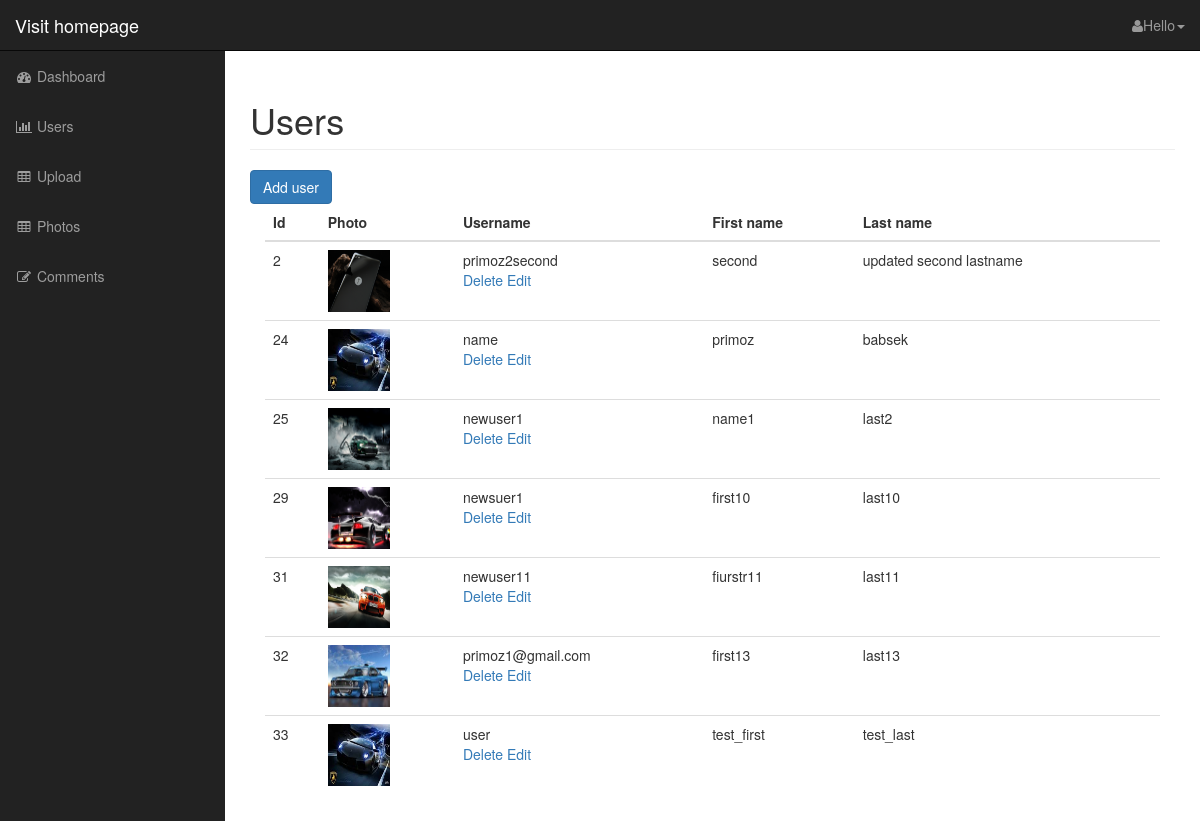
Screenshot of /admin/users.php (signed in) with the database file from the repository.
### tables this page shows
CREATE TABLE `users` (
  `id` int(11) UNSIGNED NOT NULL,
  `username` varchar(255) NOT NULL,
  `password` varchar(255) NOT NULL,
  `first_name` varchar(255) NOT NULL,
  `last_name` varchar(255) NOT NULL,
  `user_image` varchar(255) NOT NULL
);

### admin/includes/database.php (called while the page is built, shortened)
<?php
class Database {
	public $connection;
	public function open_db_connection() {
		$this->connection = new mysqli(DB_HOST, DB_USER, DB_PASS, DB_NAME);
	}
	public function query($sql) {
		$result = $this->connection->query($sql);
		return $result;
	}
}
$database = new Database;
?>

### admin/includes/db_object.php (called while the page is built, shortened)
<?php
class Db_object {
	protected static $db_table = "users";
	public static function find_all() {
		$result_set = static::find_by_query("SELECT * FROM " . static::$db_table . " ");
		return $result_set;
	}
	public static function find_by_query($sql) {
		global $database;
		$result_set = $database->query($sql);
		$the_object_array = array();
		while($row = mysqli_fetch_array($result_set)) {
			$the_object_array[] = static::instantation($row);
		}
		return $the_object_array;
	}
	protected function has_the_attribute($the_attribute) {
		$object_properties = get_object_vars($this);
		return array_key_exists($the_attribute, $object_properties);
	}
	public static function instantation($the_record) {
		$the_object = new $calling_class;
		foreach ($the_record as $the_attribute => $value) {
			if($the_object->has_the_attribute($the_attribute)) {
				$the_object->$the_attribute = $value;
			}
		}
		return $the_object;
	}
}
?>

### admin/includes/user.php (called while the page is built, shortened)
<?php
class User extends Db_object {
	public $user_image;
	public $upload_directory = "images";
	public $image_placeholder = "http://via.placeholder.com/400x400?text=Image";
	public function image_path_placeholder() {
		return empty($this->user_image) ? $this->image_placeholder : $this->upload_directory.DS.$this->user_image;
	}
}
?>

### admin/users.php (the view, shortened to what this page needs)
<?php include("includes/header.php"); ?>
<?php
$users = User::find_all();
?>
        <nav class="navbar navbar-inverse navbar-fixed-top" role="navigation">
            <?php include("includes/top_nav.php") ?>
            <?php include("includes/side_nav.php") ?>
        </nav>
        <div id="page-wrapper">
            <div class="container-fluid">
                <div class="row">
                    <div class="col-lg-12">
                        <h1 class="page-header">
                            Users
                        </h1>
                        <a href="add_user.php" class="btn btn-primary">Add user</a>
                        <div class="col-md-12">
                            <table class="table table-hover">
                                <thead>
                                    <tr>
                                        <th>Id</th>
                                        <th>Photo</th>
                                        <th>Username</th>
                                        <th>First name</th>
                                        <th>Last name</th>
                                    </tr>
                                </thead>
                                <tbody>
                                    <?php
                                        foreach($users as $user) {
                                            echo "
                                            <tr>
                                                <td>{$user->id}</td>
                                                <td>
                                                    <img src='{$user->image_path_placeholder()}' alt='' class='admin-user-thumbnail user_image'>
                                                </td>
                                                <td>{$user->username}
                                                    <div class='action_links'>
                                                        <a class='delete_link' href='delete_user.php?id={$user->id}' >Delete</a>
                                                        <a href='edit_user.php?id={$user->id}' >Edit</a>
                                                    </div>
                                                </td>
                                                <td>{$user->first_name}</td>
                                                <td>{$user->last_name}</td>
                                            </tr>";
                                        }
                                    ?>
                                </tbody>
                            </table>
                        </div>
                    </div>
                </div>
            </div>
        </div>
  <?php include("includes/footer.php"); ?>

### admin/includes/header.php (shortened to what this page needs)
<!DOCTYPE html>
<html lang="en">
<head>
    <link href="css/bootstrap.min.css" rel="stylesheet">
    <link href="css/sb-admin.css" rel="stylesheet">
    <link href="font-awesome/css/font-awesome.min.css" rel="stylesheet" type="text/css">
    <link rel="stylesheet" type="text/css" href="css/dropzone.css">
    <link rel="stylesheet" type="text/css" href="css/styles.css">
</head>
<body>
    <div id="wrapper">

### admin/includes/top_nav.php (shortened to what this page needs)
<div class="navbar-header">
    <a class="navbar-brand" href="../index.php">Visit homepage</a>
</div>
<ul class="nav navbar-right top-nav">
    <li class="dropdown">
        <a href="#" class="dropdown-toggle" data-toggle="dropdown"><i class="fa fa-user"></i>Hello<b class="caret"></b></a>
    </li>
</ul>

### admin/includes/side_nav.php
<div class="collapse navbar-collapse navbar-ex1-collapse">
    <ul class="nav navbar-nav side-nav">
        <li>
            <a href="index.php"><i class="fa fa-fw fa-dashboard"></i> Dashboard</a>
        </li>
        <li>
            <a href="users.php"><i class="fa fa-fw fa-bar-chart-o"></i> Users</a>
        </li>
        <li>
            <a href="upload.php"><i class="fa fa-fw fa-table"></i> Upload</a>
        </li>
        <li>
            <a href="photos.php"><i class="fa fa-fw fa-table"></i> Photos</a>
        </li>
        <li>
            <a href="comments.php"><i class="fa fa-fw fa-edit"></i> Comments</a>
        </li>
    </ul>
</div>

### admin/includes/footer.php (shortened to what this page needs)
  </div>
</body>
</html>

### admin/css/sb-admin.css (style rules this page uses)
body { margin-top: 100px; background-color: #222; }
@media (min-width:768px) { body { margin-top: 50px; } }
#wrapper { padding-left: 0; }
#page-wrapper { width: 100%; padding: 0; background-color: #fff; }
@media (min-width:768px) { #wrapper { padding-left: 225px; } }
@media (min-width:768px) { #page-wrapper { padding: 10px; } }
.top-nav { padding: 0 15px; }
.top-nav>li { display: inline-block; float: left; }
.top-nav>li>a { padding-top: 15px; padding-bottom: 15px; line-height: 20px; color: #999; }
@media (min-width:768px) { .side-nav { position: fixed; top: 51px; left: 225px; width: 225px; margin-left: -225px; border: none; border-radius: 0; overflow-y: auto; background-color: #222; } }
@media (min-width:768px) { .side-nav>li>a { width: 225px; } }

### admin/css/styles.css (style rules this page uses)
.user_image { width: 62px; height: 62px; }

### rows the page displays
users: id "2", user_image (picture), username "primoz2second", first_name "second", last_name "updated second lastname"
users: id "24", username "name", first_name "primoz", last_name "babsek"
users: id "25", user_image (picture), username "newuser1", first_name "name1", last_name "last2"
users: id "29", user_image (picture), username "newsuer1", first_name "first10", last_name "last10"
users: id "31", user_image (picture), username "newuser11", first_name "fiurstr11", last_name "last11"
users: id "32", user_image (picture), username "primoz1@gmail.com", first_name "first13", last_name "last13"
users: id "33", username "user", first_name "test_first", last_name "test_last"
